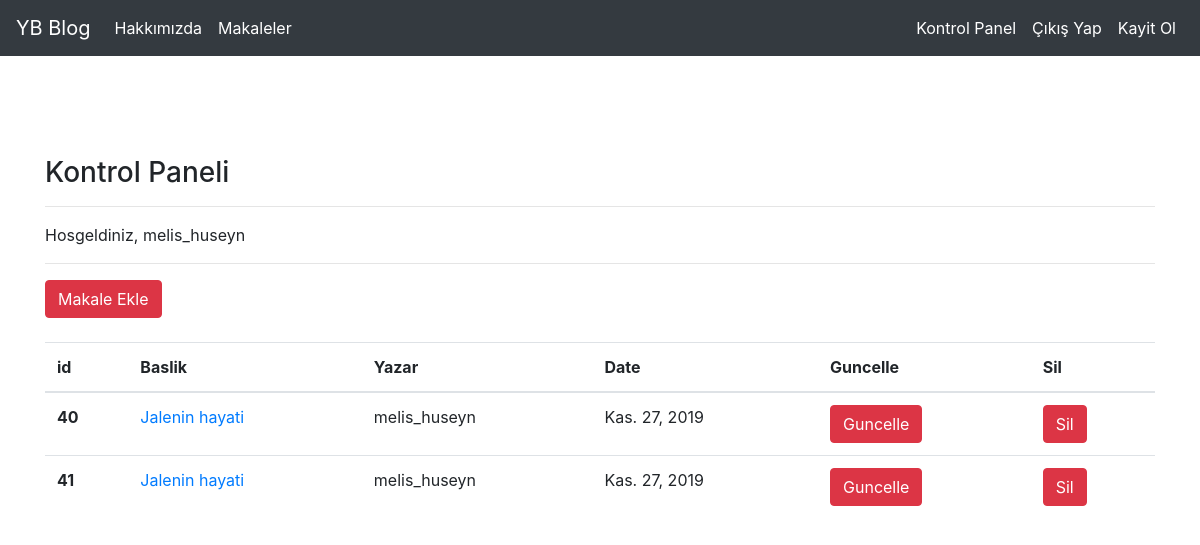
Screenshot of /articles/dashboard/ (signed in) with the database file from the repository.
### article/models.py (models this page shows, shortened)
class Article(models.Model):
    author=models.ForeignKey("auth.User",on_delete=models.CASCADE,verbose_name="Yazar")
    title=models.CharField(max_length=50,verbose_name="Baslik")
    content=RichTextField()
    created_date=models.DateField(auto_now_add=True,verbose_name="Olusturulma tarihi")
    article_image=models.FileField(blank = True,null = True,verbose_name="Makaleye fotograf ekle")
    class Meta:
        ordering = ['-created_date']

### article/views.py (the view)
# urls.py: path('dashboard/',views.dashboard,name="dashboard"),
def dashboard(request):
    articles=Article.objects.filter(author=request.user) # author=request.user bunu vermedikde giris yapmasak bele bu seyfeye gede bilirik url i yazaraq
    return render(request,"dashboard.html",{"articles":articles})

### templates/dashboard.html
{% extends "layout.html" %}
{% block body %}
<h3>Kontrol Paneli</h3>
<hr>
<p>Hosgeldiniz, {{request.user.username}}</p>
<hr>
<a class="btn btn-danger" href="{% url 'article:addArticle' %}">Makale Ekle</a>
<br><br>
{% if articles %}
<table class="table">
  <thead>
    <tr>
      <th scope="col">id</th>
      <th scope="col">Baslik</th>
      <th scope="col">Yazar</th>
      <th scope="col">Date</th>
      <th scope="col">Guncelle</th>
      <th scope="col">Sil</th>
    </tr>
  </thead>
  <tbody>
     {% for article in articles %}
    <tr>
      <th scope="row">{{article.id}}</th>
      <td><a href="{% url 'article:detail' article.id %}">{{article.title}}</a></td>
      <td>{{article.author}}</td>
      <td>{{article.created_date}}</td>
      <td><a href="{% url 'article:update' article.id %}" class="btn btn-danger">Guncelle</a></td>
      <td><a href="{% url 'article:delete' article.id %}" class="btn btn-danger">Sil</a></td>
    </tr>
     {% endfor %}
  </tbody>
</table>
{% else %}
<div class="alert alert-danger">Henuz makaleniz bulunmuyor...</div>
{% endif %}
{% endblock body %}

### rows the page displays
Article: id "40", title "Jalenin hayati", author "melis_huseyn", created_date "Kas. 27, 2019"
Article: id "41", title "Jalenin hayati", author "melis_huseyn", created_date "Kas. 27, 2019"

### other values shown
{{ request.user.username }} "melis_huseyn"
